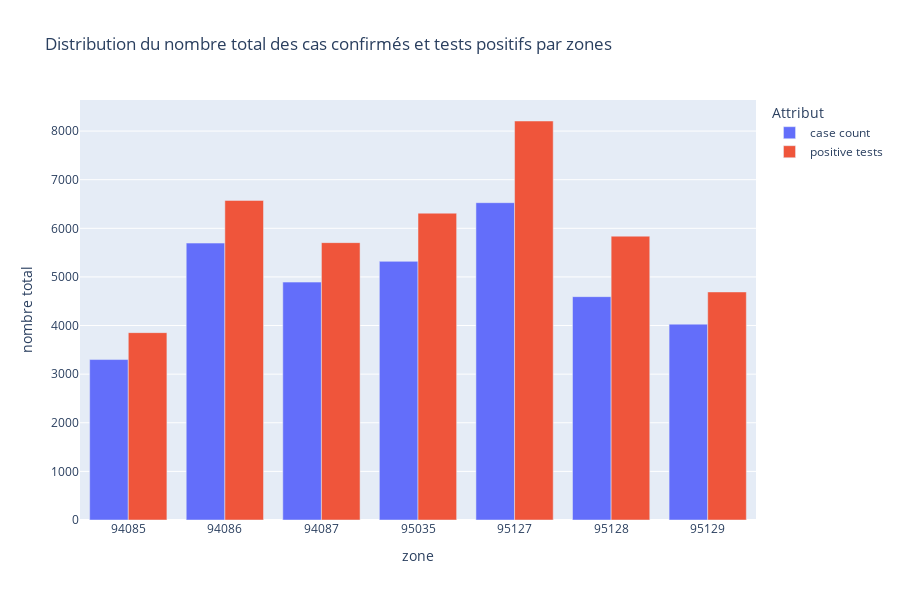

Here is the notebook cell this chart was saved with:
### Code cell
import plotly.express as px

dataset2.loc[:, 'zcta'] = dataset2['zcta'].astype('str')
def distribution_year_per_zone(data):
    grouped_data = data.groupby('zcta')[['case count','positive tests']].sum().reset_index()
    fig=px.bar(grouped_data, x='zcta', y=['case count','positive tests'], barmode='group', 
                        labels={'zcta': 'zone', 'value': 'nombre total', 'variable': 'Attribut'},
                        title='Distribution du nombre total des cas confirmés et tests positifs par zones')
    fig.update_layout(width=900, height=600)
    fig.write_image('./assets_2/case_pos_tests_ditribution.png')
    fig.show()

distribution_year_per_zone(dataset2)

### Figure 1 — Plotly figure (JSON) as saved in the notebook; plotly's stock layout.template omitted (floating-point values rounded to 4 significant figures)
{"data": [{"alignmentgroup": "True", "hovertemplate": "Attribut=case count<br>zone=%{x}<br>nombre total=%{y}<extra></extra>", "legendgroup": "case count", "marker": {"color": "#636efa", "pattern": {"shape": ""}}, "name": "case count", "offsetgroup": "case count", "orientation": "v", "showlegend": true, "textposition": "auto", "type": "bar", "x": ["94085", "94086", "94087", "95035", "95127", "95128", "95129"], "xaxis": "x", "y": [3300, 5696, 4893, 5320, 6527, 4594, 4028], "yaxis": "y"}, {"alignmentgroup": "True", "hovertemplate": "Attribut=positive tests<br>zone=%{x}<br>nombre total=%{y}<extra></extra>", "legendgroup": "positive tests", "marker": {"color": "#EF553B", "pattern": {"shape": ""}}, "name": "positive tests", "offsetgroup": "positive tests", "orientation": "v", "showlegend": true, "textposition": "auto", "type": "bar", "x": ["94085", "94086", "94087", "95035", "95127", "95128", "95129"], "xaxis": "x", "y": [3854, 6574, 5705, 6311, 8207, 5838, 4691], "yaxis": "y"}], "layout": {"barmode": "group", "height": 600, "legend": {"title": {"text": "Attribut"}, "tracegroupgap": 0}, "title": {"text": "Distribution du nombre total des cas confirmés et tests positifs par zones"}, "width": 900, "xaxis": {"anchor": "y", "domain": [0, 1], "title": {"text": "zone"}}, "yaxis": {"anchor": "x", "domain": [0, 1], "title": {"text": "nombre total"}}}}
